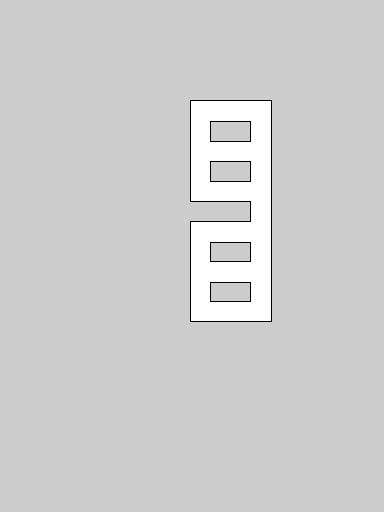
%> input picture chart_maker/nerve2.pgm, 384 x 512 px
$ octave pos_in_map.m   (GNU Octave 9; MATLAB toolbox functions it lacks are replaced by stand-ins)
%> lines starting %> are read from the running program, lines starting %| are printed output that depends on the picture
% Information copied from the map.yaml file
% NOTE: These numbers will change on a case-by-case basis!
resolution = 0.10000;
origin = [-20.000000, -20.000000, 0.000000];

% Read the image - assumes the image file is in your home directory, change path as necessary
ifile = 'nerve2.pgm';   % Image file name
I=imread(ifile);
%> I is the input picture: size 512x384 uint8; min 0, max 254, mean 207

% Span of image in meters
dx = size(I,1)*resolution;
%> dx = 51.2
dy = size(I,2)*resolution;
%> dy = 38.4

% Set the size scaling
xWorldLimits = [0 dx];%+origin(1);
%> xWorldLimits = [0 51.2]
yWorldLimits = [0 dy];%+origin(2);
%> yWorldLimits = [0 38.4]

% Reference to world coordinates (meters)
RI = imref2d(size(I),xWorldLimits,yWorldLimits)

% Plot
figure(1);
clf()
imshow(flipud(I),RI)
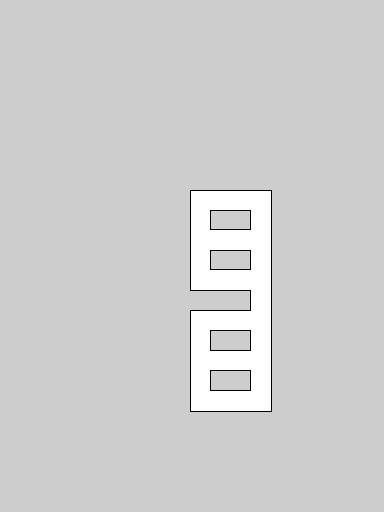
%> displayed picture: size 512x384, on the screen's scale of 0 to 255; min 0, max 254, mean 207; mean of the top-left, top-right, bottom-left and bottom-right quarters 204.8, 207.7, 204.5, 210.9
set(gca,'YDir','normal')

% Optionally, put a marker at the origin
hold on;
plot(0, 0,'r*')
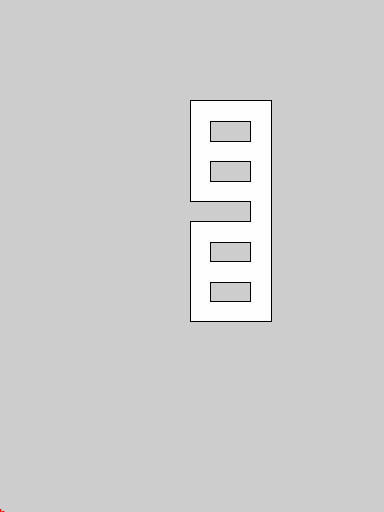
%> figure redrawn from the program's plot data

%select ros topic from bag and create a timeseries object
% bag = rosbag('2020-08-06-07-33-31.bag')
% %bag.AvailableTopics
% bagselect = select(bag, 'Topic', '/base_pose_ground_truth')
% ts = timeseries(bagselect, 'Pose.Pose.Position.X','Pose.Pose.Position.Y')
% %
% %     'Twist.Twist.Linear.X','Twist.Twist.Angular.Z',...
% %     'Pose.Pose.Orientation.W','Pose.Pose.Orientation.X',...
% %     'Pose.Pose.Orientation.Y','Pose.Pose.Orientation.Z')
%
%
%
% plot(ts.data(:,1), ts.data(:,2));

$ run again, with chart_maker/nerve1.pgm copied over chart_maker/nerve2.pgm
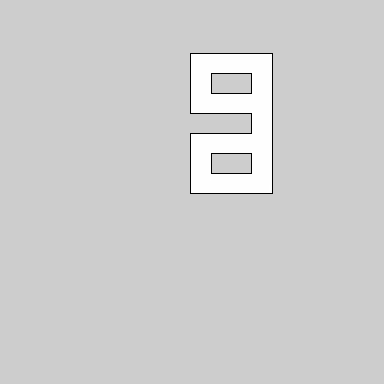
%> input picture chart_maker/nerve1.pgm, 384 x 384 px
%> I is the input picture: size 384x384 uint8; min 0, max 255, mean 206.6
%> `imshow(flipud(I),RI)`:
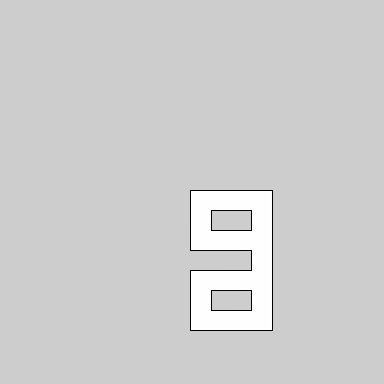
%> displayed picture: size 384x384, on the screen's scale of 0 to 255; min 0, max 255, mean 206.6; mean of the top-left, top-right, bottom-left and bottom-right quarters 205, 204.7, 204.5, 212.4
%> `plot(0, 0,'r*')`:
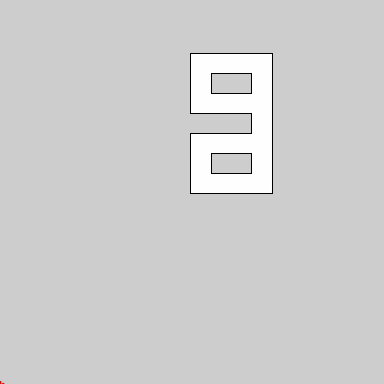
%> figure redrawn from the program's plot data
